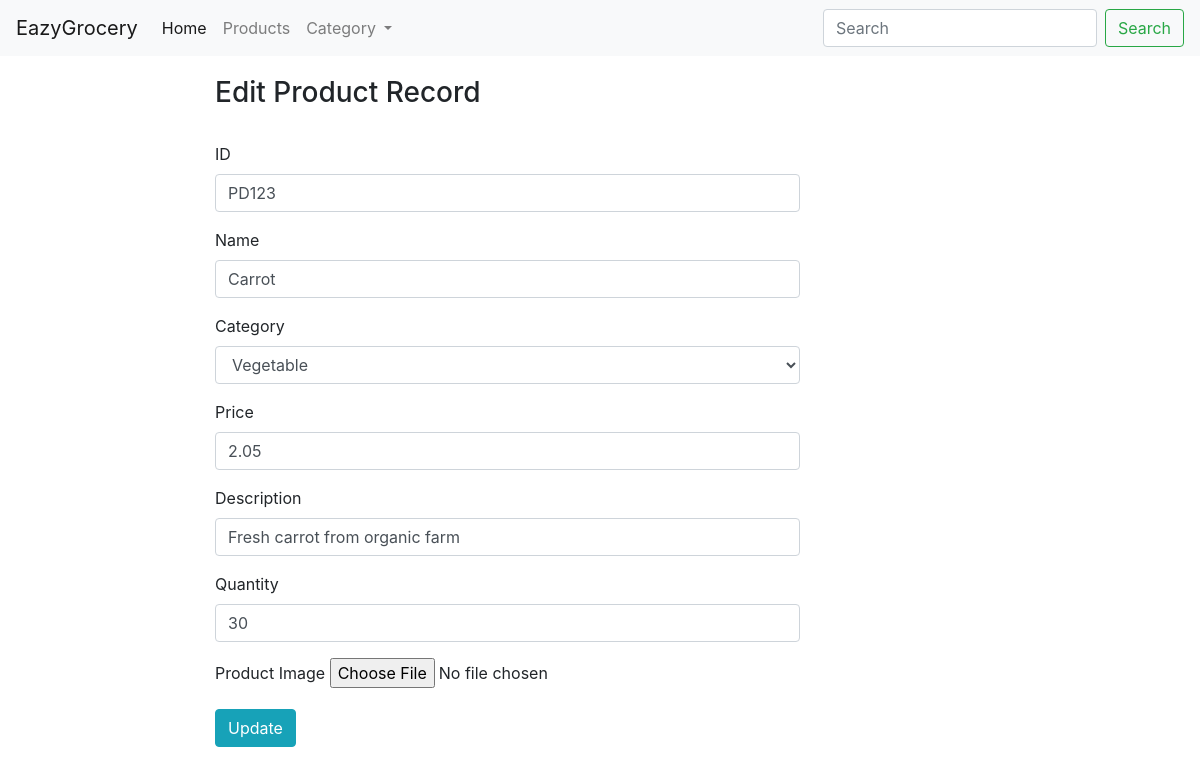
Screenshot of /editProduct.php?id=PD123 with the database file from the repository.
### tables this page shows
CREATE TABLE `product` (
  `product_id` varchar(50) NOT NULL,
  `product_name` varchar(50) NOT NULL,
  `category` varchar(50) NOT NULL,
  `product_price` double(10,2) NOT NULL,
  `product_description` varchar(50) NOT NULL,
  `product_quantity` int(50) NOT NULL,
  `image` varchar(255) NOT NULL
);

CREATE TABLE `category` (
  `category_id` varchar(50) NOT NULL,
  `category_name` varchar(50) NOT NULL
);

### editProduct.php (the view, shortened to what this page needs)
<?php
include 'config.php';
if(isset($_GET['id'])){
    $id=$_GET['id'];
    $sql="select product_id,product_name,category,product_price,product_description,product_quantity,image from product where product_id='$id'";
    $result=$conn->query($sql);
}
include 'header.php';
?>
<div class="row">
    <div class="col-sm-2"></div>
    <div class="col-sm-6" style="margin: 10px;">
    <form action="viewProduct.php" method="post" enctype="multipart/form-data">
    <?php
    if($result->num_rows>0){
            while($row=$result->fetch_assoc()){
                $product_id=$row['product_id'];
                $product_name=$row['product_name'];
                $category=$row['category'];
                $product_price=$row['product_price'];
                $product_description=$row['product_description'];
                $product_quantity=$row['product_quantity'];
    ?>
        <h3 style="margin-top: 10px;">Edit Product Record</h3>
    <div class="mb-3">
        <label for="id" class="form-label">ID</label>
        <input type="text" class="form-control" id="id" name="id" value="<?php echo $product_id;?>" >
    </div>
    <div class="mb-3">
        <label for="id" class="form-label">Name</label>
        <input type="text" class="form-control" id="name" name="name" value="<?php echo $product_name;?>" >
    </div>
    <div class="mb-3">
        <label for="id" class="form-label">Category</label>
        <select name="category" id="category" class="form-control">
            <?php
                $c_sql="select * from category";
                $c_result=$conn->query($c_sql);
                if($c_result->num_rows>0){
                    while($c_row=$c_result->fetch_assoc()){
                        $c_product_id=$c_row['category_id'];
                        $c_product_name=$c_row['category_name'];
            ?>
            <option value="<?php echo $c_product_id;?>"<?php if($category==$c_product_id){ echo"selected";}?>><?php echo $c_product_name;?></option>
            <?php
                    }
                }
            ?>
        </select>
    </div>
    <div class="mb-3">
        <label for="id" class="form-label">Price</label>
        <input type="number" class="form-control" id="price" name="price"  value="<?php echo $product_price;?>" >
    </div>
    <div class="mb-3">
        <label for="id" class="form-label">Description</label>
        <input type="text" class="form-control" id="description" name="description" value="<?php echo $product_description;?>">
    </div>
    <div class="mb-3">
        <label for="id" class="form-label">Quantity</label>
        <input type="number" class="form-control" id="quantity" name="quantity" value="<?php echo $product_quantity;?>">
    </div>
    <div class="mb-3">
        <label for="id" class="form-label">Product Image</label>
        <input type="file" name="fileToUpload" id="fileToUpload">
    </div>
    <button name="editProduct" type="submit" class="btn btn-info">Update</button>
    <?php
            }
    }
    ?>
    </form>
    </div>
</div>
  </body>
</html>

### rows the page displays
product: id "PD123", name "Carrot", category "Vegetable", price "2.05", description "Fresh carrot from organic farm", quantity "30"
